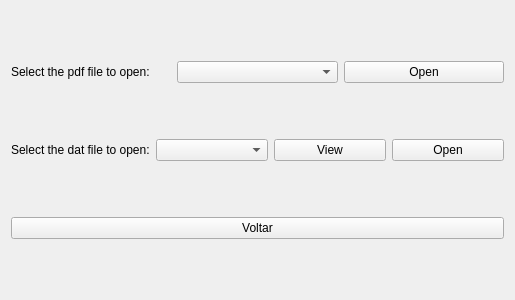
<?xml version="1.0" encoding="UTF-8"?>
<ui version="4.0">
 <class>Form</class>
 <widget class="QWidget" name="Form">
  <property name="geometry">
   <rect>
    <x>0</x>
    <y>0</y>
    <width>515</width>
    <height>300</height>
   </rect>
  </property>
  <property name="windowTitle">
   <string>Form</string>
  </property>
  <layout class="QVBoxLayout" name="verticalLayout_2">
   <item>
    <layout class="QHBoxLayout" name="horizontalLayout_4">
     <item>
      <widget class="QLabel" name="label">
       <property name="text">
        <string>Select the pdf file to open:</string>
       </property>
      </widget>
     </item>
     <item>
      <widget class="QComboBox" name="comboBox"/>
     </item>
     <item>
      <widget class="QPushButton" name="pushButton_2">
       <property name="text">
        <string>Open</string>
       </property>
      </widget>
     </item>
    </layout>
   </item>
   <item>
    <layout class="QHBoxLayout" name="horizontalLayout_5">
     <item>
      <widget class="QLabel" name="label_2">
       <property name="text">
        <string>Select the dat file to open:</string>
       </property>
      </widget>
     </item>
     <item>
      <widget class="QComboBox" name="comboBox_2"/>
     </item>
     <item>
      <widget class="QPushButton" name="pushButton_3">
       <property name="text">
        <string>View</string>
       </property>
      </widget>
     </item>
     <item>
      <widget class="QPushButton" name="pushButton_4">
       <property name="text">
        <string>Open</string>
       </property>
      </widget>
     </item>
    </layout>
   </item>
   <item>
    <widget class="QPushButton" name="pushButton">
     <property name="text">
      <string>Voltar</string>
     </property>
    </widget>
   </item>
  </layout>
 </widget>
 <resources/>
 <connections/>
</ui>
